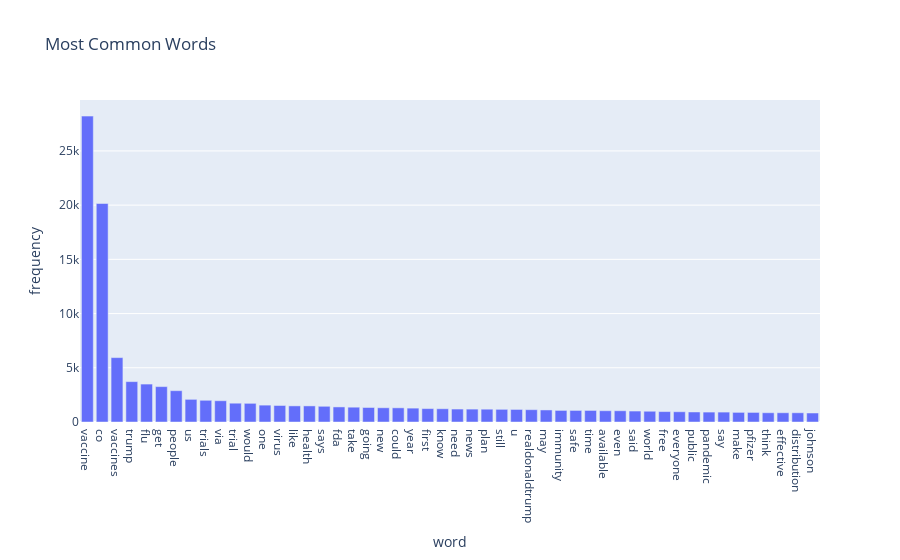

This figure's notebook cell:
### Code cell
word_counts = Counter(word_list).most_common(50)
words_df = pd.DataFrame(word_counts)
words_df.columns = ['word', 'frequency']

px.bar(words_df, x='word', y='frequency', title='Most Common Words')

### Figure 1 — Plotly figure (JSON) as saved in the notebook; plotly's stock layout.template omitted (floating-point values rounded to 4 significant figures)
{"data": [{"alignmentgroup": "True", "hovertemplate": "word=%{x}<br>frequency=%{y}<extra></extra>", "legendgroup": "", "marker": {"color": "#636efa", "pattern": {"shape": ""}}, "name": "", "offsetgroup": "", "orientation": "v", "showlegend": false, "textposition": "auto", "type": "bar", "x": ["vaccine", "co", "vaccines", "trump", "flu", "get", "people", "us", "trials", "via", "trial", "would", "one", "virus", "like", "health", "says", "fda", "take", "going", "new", "could", "year", "first", "know", "need", "news", "plan", "still", "u", "realdonaldtrump", "may", "immunity", "safe", "time", "available", "even", "said", "world", "free", "everyone", "public", "pandemic", "say", "make", "pfizer", "think", "effective", "distribution", "johnson"], "xaxis": "x", "y": [28211, 20151, 5938, 3724, 3498, 3264, 2888, 2089, 2002, 1962, 1734, 1722, 1556, 1523, 1487, 1485, 1449, 1390, 1366, 1338, 1311, 1307, 1279, 1237, 1221, 1194, 1189, 1181, 1168, 1158, 1136, 1110, 1069, 1067, 1066, 1040, 1037, 1010, 991, 960, 945, 925, 914, 913, 887, 883, 854, 852, 850, 829], "yaxis": "y"}], "layout": {"barmode": "relative", "legend": {"tracegroupgap": 0}, "title": {"text": "Most Common Words"}, "xaxis": {"anchor": "y", "domain": [0, 1], "title": {"text": "word"}}, "yaxis": {"anchor": "x", "domain": [0, 1], "title": {"text": "frequency"}}}}
